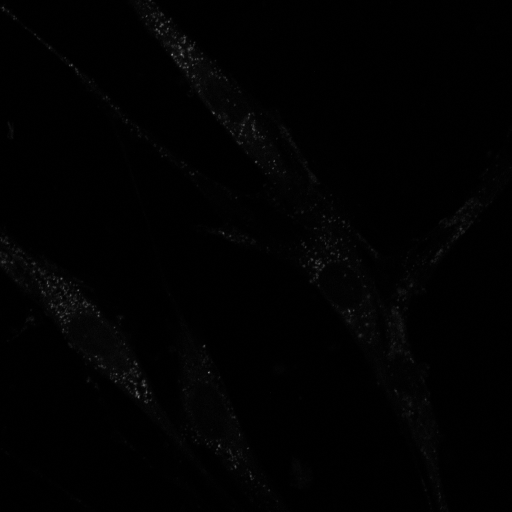
#> input picture PTUs/Ado_1_intensity.png, 1024 x 1024 px (shown at 1/2 size); its folder holds only this picture in this run
$ python -i tools.py   (imports and definitions only)
#> lines starting #> are read from the running program, lines starting #| are printed output that depends on the picture; after the words box and inside, x2 and y2 are one past the last pixel; in counts of white or black regions, pixels touching at a corner belong together
import cv2
import numpy as np
from pathlib import Path
from ..PTU import reader as ptufile
from typing import Dict, List, Tuple, Optional, Any


def make_intensity_image(ptu_path, rotate_90_cw=True, save_image=False):
    """Read a PTU file and create an intensity image by summing all time bins.

    Uses the custom PTUFile reader with raw_pixel_stack (overflow‑corrected).
    Returns a 2‑D numpy array (Y, X) of total photon counts per pixel.
    """
    ptu = ptufile.PTUFile(ptu_path, verbose=False)
    stack = ptu.raw_pixel_stack(channel=ptu.photon_channel)  # (Y, X, H)
    intensity = stack.sum(axis=-1)  # sum over histogram bins → (Y, X)
    if rotate_90_cw:
        intensity = np.rot90(intensity, k=-1)  # 90° clockwise
        print("  Rotated 90° clockwise.")
    if save_image:
        out_path = Path(ptu_path).stem + "_intensity.png"
        normed = cv2.normalize(intensity.astype(np.float32), None, 0, 255,
                               cv2.NORM_MINMAX).astype(np.uint8)
        cv2.imwrite(out_path, normed)
        print(f"  Saved intensity image: {out_path}")
    return intensity


def make_cell_mask(intensity_image, save_mask=False, path=None, name=None):
    """Create a binary cell mask from an intensity image.

    Parameters
    ----------
    intensity_image : str, Path, or np.ndarray
        Either a file path to a grayscale image or a 2‑D numpy array
        (e.g. from ``make_intensity_image``).
    save_mask : bool
        If True, save the mask as a PNG beside the source file.
    path : str or Path, optional
        Base path used for the saved PNG filename.
    name : str, optional
        Optional label (unused, kept for API compat).

    Returns
    -------
    mask : np.ndarray
        Boolean 2‑D array — True where cells are detected, False for background.
    """
#> called with intensity_image = '../../PTUs/Ado_1_intensity.png', save_mask = False
    # Accept both file paths and numpy arrays
    if isinstance(intensity_image, (str, Path)):
        img = cv2.imread(str(intensity_image), cv2.IMREAD_GRAYSCALE)
#> img is the input picture: shape (1024, 1024); min 0, max 166, mean 1.6
        if img is None:
            raise FileNotFoundError(f"Could not read image: {intensity_image}")
    elif isinstance(intensity_image, np.ndarray):
        # Normalise to uint8 for OpenCV processing
        img = intensity_image.astype(np.float32)
        img = cv2.normalize(img, None, 0, 255, cv2.NORM_MINMAX).astype(np.uint8)
    else:
        raise TypeError(f"Expected file path or ndarray, got {type(intensity_image)}")

    # Contrast stretch + boost
    img = cv2.normalize(img, None, 0, 255, cv2.NORM_MINMAX).astype(np.uint8)
    img = np.clip(img * 20, 0, 255).astype(np.uint8)
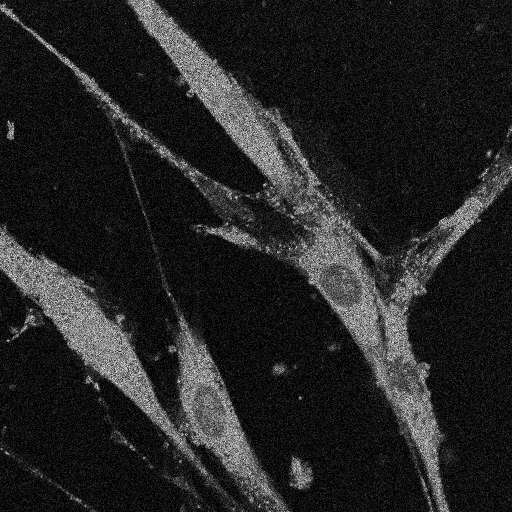
#> img: shape (1024, 1024) (shown at 1/2 size); min 0, max 252, mean 36

    # Smooth + threshold  (THRESH_BINARY_INV → background is bright after boost)
    blurred = cv2.GaussianBlur(img, (5, 5), 0)
    _, thresh = cv2.threshold(blurred, 20, 255, cv2.THRESH_BINARY_INV)
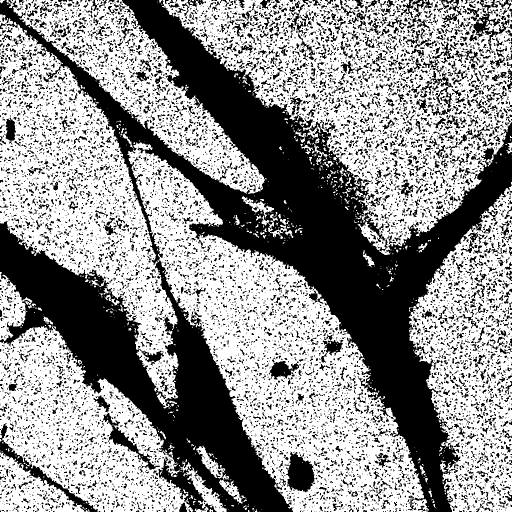
#> thresh: shape (1024, 1024) (shown at 1/2 size); 57.6% white; 9995 black regions (8210 under 20 px)

    # Fill contours to get a solid mask
    contours, _ = cv2.findContours(thresh, cv2.RETR_EXTERNAL, cv2.CHAIN_APPROX_SIMPLE)
#> contours = 623 contours, 560 with area under 20; largest, box (x1, y1, x2, y2) and area: (324, 0, 1024, 510) 190989, (255, 285, 858, 1024) 169316, (0, 29, 357, 817) 118102, (817, 371, 1024, 1024) 85716, (0, 652, 386, 1024) 80208
    mask_uint8 = np.zeros_like(img)
    cv2.drawContours(mask_uint8, contours, -1, 255, thickness=cv2.FILLED)
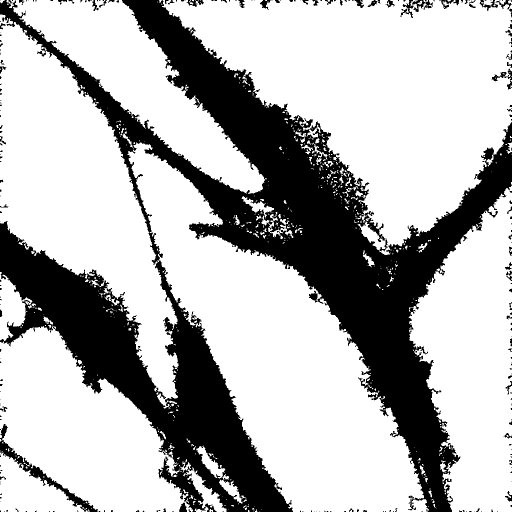
#> mask_uint8: shape (1024, 1024) (shown at 1/2 size); 71% white; 263 black regions (186 under 20 px), largest, box (x1, y1, x2, y2) and area: (0, 0, 1024, 1024) 293692, (0, 880, 196, 1024) 3144, (824, 0, 866, 24) 408

    if save_mask and path is not None:
        out_path = str(Path(path).with_suffix('')) + "_cell_mask.png"
        cv2.imwrite(out_path, mask_uint8)
        print(f"  Saved cell mask: {out_path}")

    return mask_uint8 > 0  # boolean mask

>>> result = make_cell_mask('../../PTUs/Ado_1_intensity.png')

$ run again, on PTUs/Ctrl_1_intensity.png
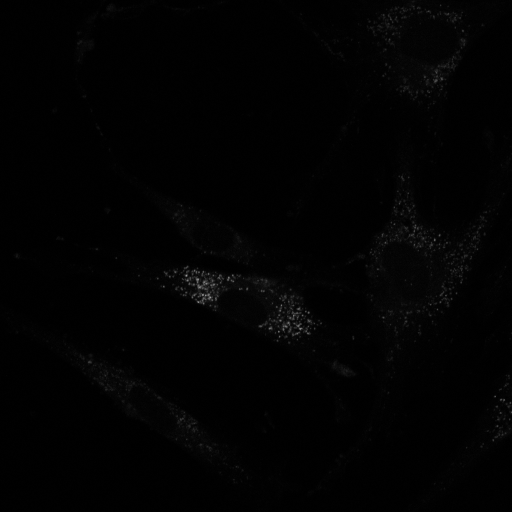
#> input picture PTUs/Ctrl_1_intensity.png, 1024 x 1024 px (shown at 1/2 size)
#> in make_cell_mask, img is the input picture: shape (1024, 1024); min 0, max 197, mean 2
#> in make_cell_mask, `_, thresh = cv2.threshold(blurred, 20, 255, cv2.THRESH_BINARY_INV)`:
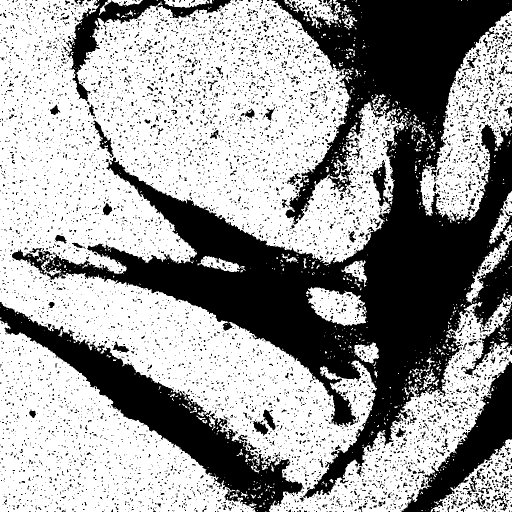
#> thresh: shape (1024, 1024) (shown at 1/2 size); 61% white; 7107 black regions (6612 under 20 px)
#> contours = 862 contours, 793 with area under 20; largest, box (x1, y1, x2, y2) and area: (0, 0, 1024, 1024) 506970, (0, 641, 513, 1024) 100248, (839, 22, 1024, 446) 39323, (861, 878, 1024, 1024) 11704, (612, 574, 734, 652) 5942
#> in make_cell_mask, `cv2.drawContours(mask_uint8, contours, -1, 255, thickness=cv2.FILLED)`:
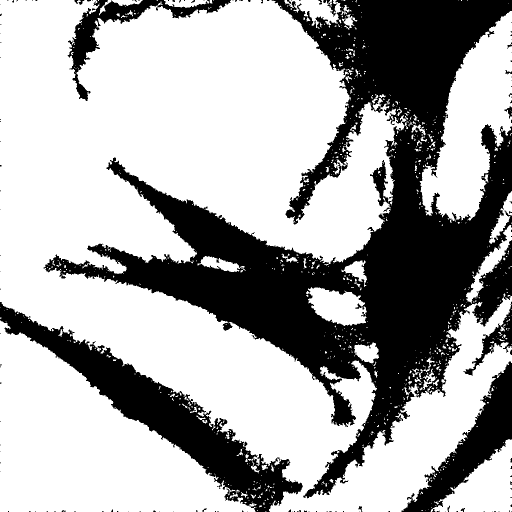
#> mask_uint8: shape (1024, 1024) (shown at 1/2 size); 66.4% white; 137 black regions (113 under 20 px), largest, box (x1, y1, x2, y2) and area: (87, 0, 1024, 997) 269902, (0, 604, 606, 1024) 49062, (803, 723, 1024, 1024) 18914

$ run again, on PTUs/Dara_Ima_2_intensity.png
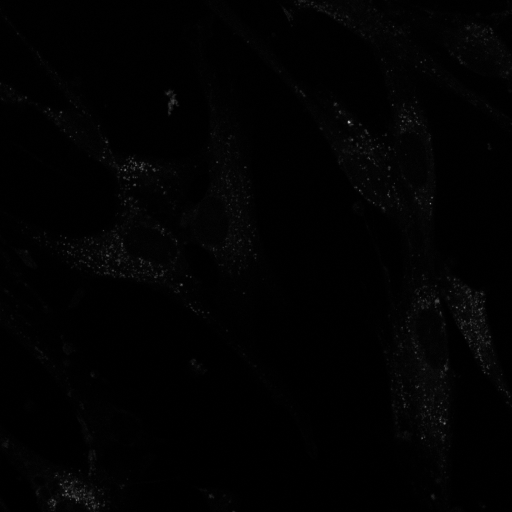
#> input picture PTUs/Dara_Ima_2_intensity.png, 1024 x 1024 px (shown at 1/2 size)
#> in make_cell_mask, img is the input picture: shape (1024, 1024); min 0, max 221, mean 2
#> in make_cell_mask, `_, thresh = cv2.threshold(blurred, 20, 255, cv2.THRESH_BINARY_INV)`:
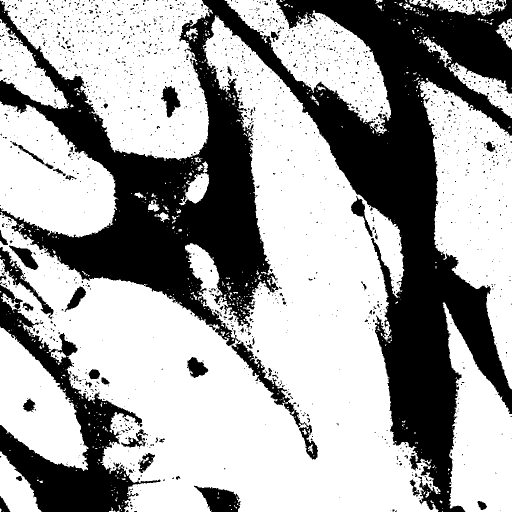
#> thresh: shape (1024, 1024) (shown at 1/2 size); 64.3% white; 1882 black regions (1768 under 20 px)
#> contours = 626 contours, 580 with area under 20; largest, box (x1, y1, x2, y2) and area: (0, 31, 881, 1024) 375380, (0, 0, 420, 322) 83851, (840, 162, 1024, 779) 59486, (0, 203, 237, 475) 42868, (449, 0, 782, 268) 33932
#> in make_cell_mask, `cv2.drawContours(mask_uint8, contours, -1, 255, thickness=cv2.FILLED)`:
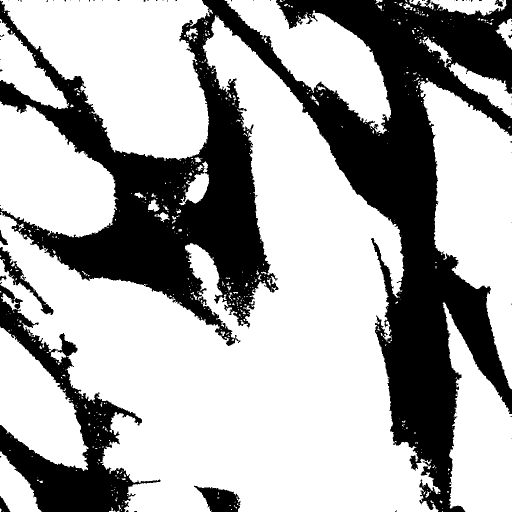
#> mask_uint8: shape (1024, 1024) (shown at 1/2 size); 66.7% white; 65 black regions (54 under 20 px), largest, box (x1, y1, x2, y2) and area: (0, 0, 1024, 1024) 303282, (0, 570, 321, 1024) 39793, (388, 971, 481, 1024) 2954

$ run again, on PTUs/Dara_Ima_Ado_2_intensity.png
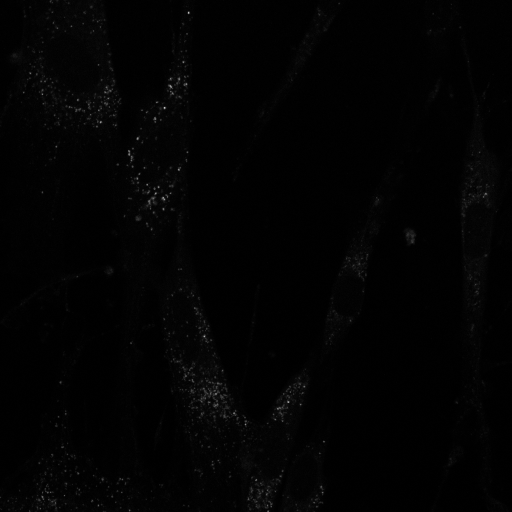
#> input picture PTUs/Dara_Ima_Ado_2_intensity.png, 1024 x 1024 px (shown at 1/2 size)
#> in make_cell_mask, img is the input picture: shape (1024, 1024); min 0, max 243, mean 2.3
#> in make_cell_mask, `_, thresh = cv2.threshold(blurred, 20, 255, cv2.THRESH_BINARY_INV)`:
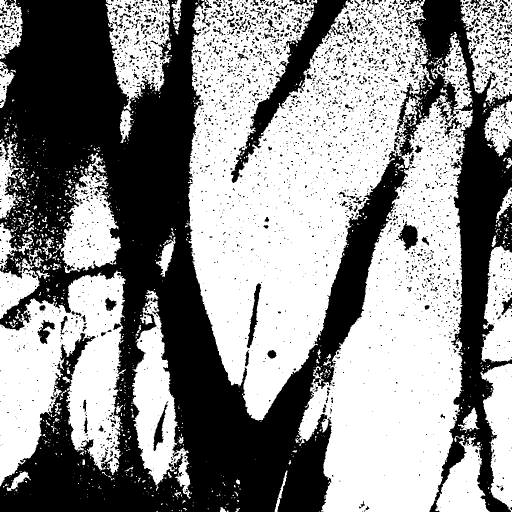
#> thresh: shape (1024, 1024) (shown at 1/2 size); 55.6% white; 3562 black regions (3132 under 20 px)
#> contours = 1039 contours, 953 with area under 20; largest, box (x1, y1, x2, y2) and area: (373, 0, 946, 1024) 404808, (0, 541, 252, 973) 66528, (264, 580, 382, 998) 21162, (211, 0, 344, 222) 18903, (121, 306, 242, 546) 15252
#> in make_cell_mask, `cv2.drawContours(mask_uint8, contours, -1, 255, thickness=cv2.FILLED)`:
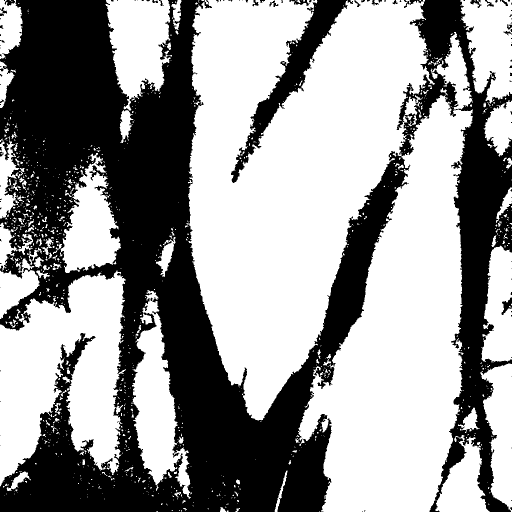
#> mask_uint8: shape (1024, 1024) (shown at 1/2 size); 59.3% white; 107 black regions (77 under 20 px), largest, box (x1, y1, x2, y2) and area: (0, 0, 1024, 1024) 408926, (462, 0, 706, 366) 14714, (1003, 595, 1024, 630) 350
